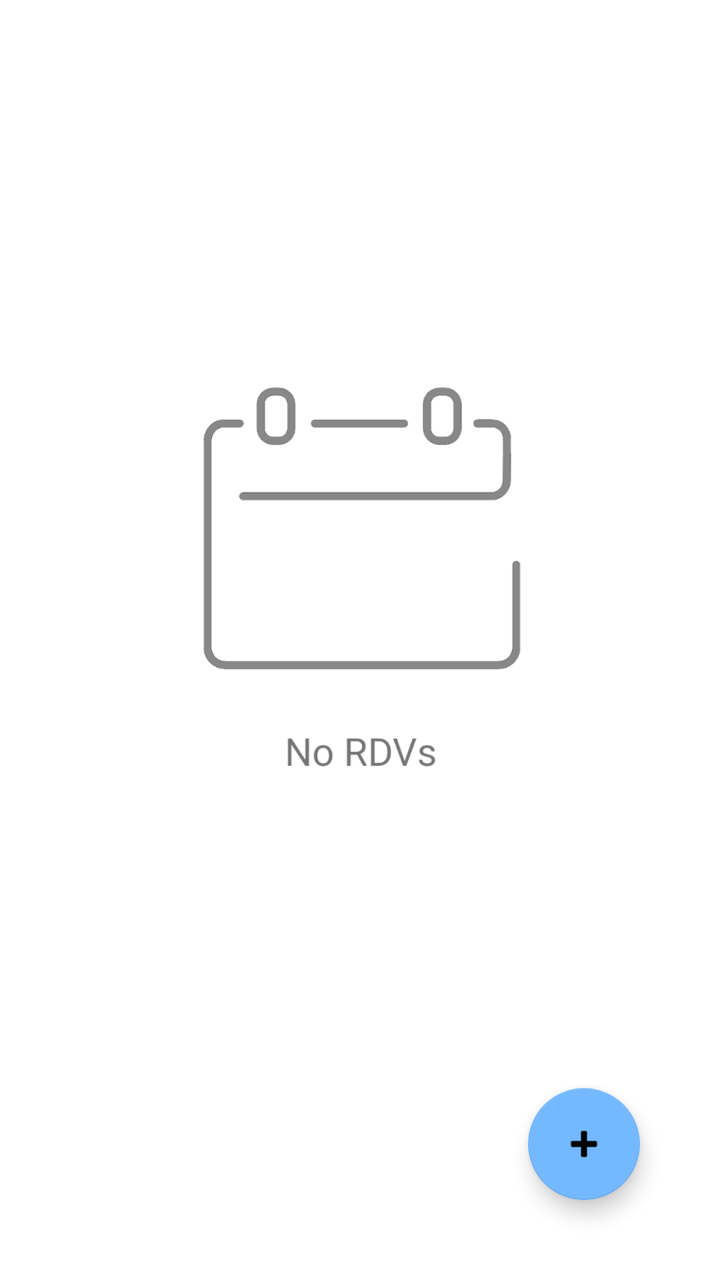
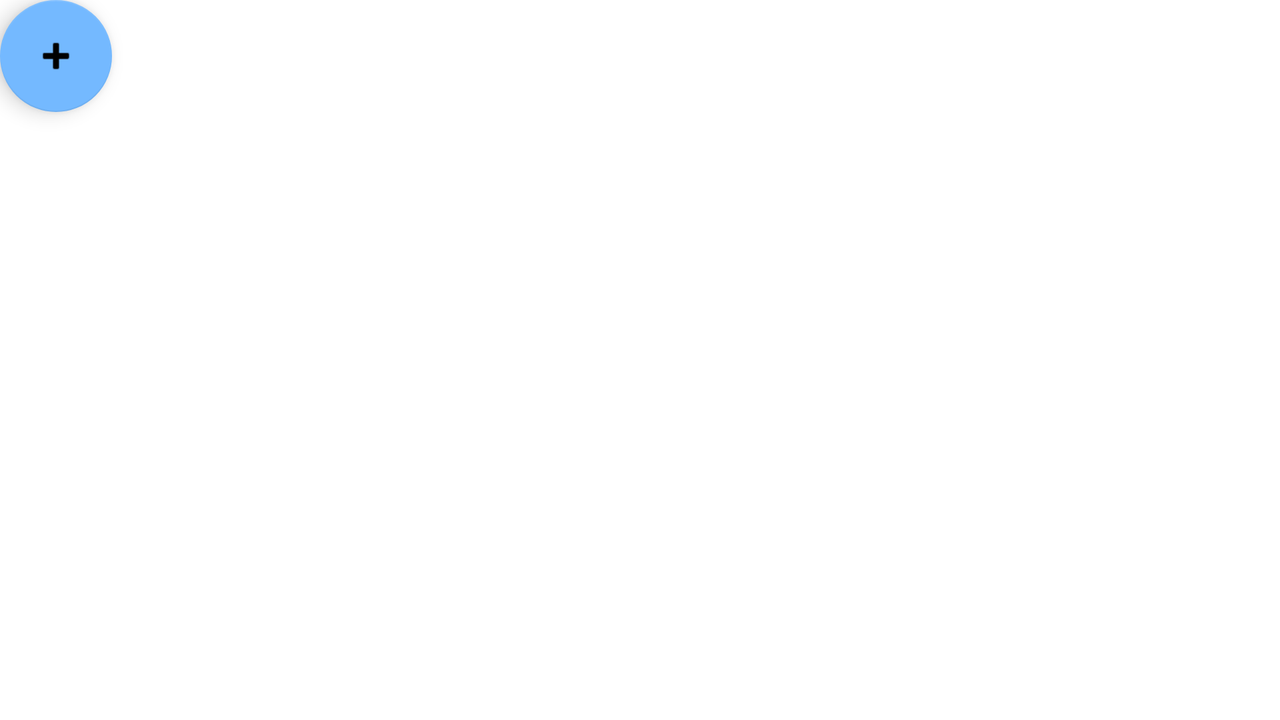

One screen, two layout resources from the same app: the default and the repository's alternative for another configuration. Each is rendered where Android would select it; the XML of both is given below.
<!-- AndroidManifest.xml: application theme blue -->
<!-- res/layout/activity_main.xml -->
<?xml version="1.0" encoding="utf-8"?>
<androidx.constraintlayout.widget.ConstraintLayout xmlns:android="http://schemas.android.com/apk/res/android"
    xmlns:app="http://schemas.android.com/apk/res-auto"
    xmlns:tools="http://schemas.android.com/tools"
    android:layout_width="match_parent"
    android:layout_height="match_parent"
    tools:context=".MainActivity">

    <ImageView
        android:id="@+id/ivEmpty"
        android:layout_width="wrap_content"
        android:layout_height="wrap_content"
        android:layout_centerHorizontal="true"
        android:layout_marginBottom="96dp"
        android:scaleX="0.5"
        android:scaleY="0.5"
        android:src="@drawable/calendar_empty"
        app:layout_constraintBottom_toBottomOf="parent"
        app:layout_constraintEnd_toEndOf="parent"/>

    <ListView
        android:id="@+id/lvRDV"
        android:layout_width="match_parent"
        android:layout_height="wrap_content"
        app:layout_constraintBottom_toBottomOf="parent"
        app:layout_constraintEnd_toEndOf="parent"
        app:layout_constraintHorizontal_bias="0.0"
        app:layout_constraintStart_toStartOf="parent"
        app:layout_constraintTop_toTopOf="parent"
        app:layout_constraintVertical_bias="0.0" />



    <com.google.android.material.floatingactionbutton.FloatingActionButton
        android:id="@+id/fabAddRDV"
        android:layout_width="wrap_content"
        android:layout_height="wrap_content"
        android:layout_marginEnd="40dp"
        android:layout_marginBottom="40dp"
        android:clickable="true"
        android:onClick="addRDV"
        app:layout_constraintBottom_toBottomOf="parent"
        app:layout_constraintEnd_toEndOf="parent"
        app:srcCompat="@android:drawable/ic_input_add"
        tools:ignore="SpeakableTextPresentCheck,ImageContrastCheck" />


</androidx.constraintlayout.widget.ConstraintLayout>
<!-- resources referenced by this layout -->
<resources>
  <!-- drawable calendar_empty: png bitmap (drawable-v24, 23674 bytes) -->
  <style name="blue" parent="Theme.MaterialComponents.DayNight.DarkActionBar">
          
          <item name="colorPrimary">@color/purple_500</item>
          <item name="colorPrimaryVariant">@color/purple_700</item>
          <item name="colorOnPrimary">@color/white</item>
          
          <item name="colorSecondary">@color/blue_200</item>
          <item name="colorSecondaryVariant">@color/blue_700</item>
          <item name="colorOnSecondary">@color/black</item>
          
          <item name="android:statusBarColor" tools:targetApi="l">?attr/colorPrimaryVariant</item>
          
      </style>
  <color name="purple_500">#FF6200EE</color>
  <color name="purple_700">#FF3700B3</color>
  <color name="white">#FFFFFFFF</color>
  <color name="blue_200">#74b9ff</color>
  <color name="blue_700">#0984e3</color>
  <color name="black">#FF000000</color>
</resources>
<!-- res/layout-land/activity_main.xml (the repository's variant of the layout above) -->
<!-- drawn on the phone turned sideways -->
<?xml version="1.0" encoding="utf-8"?>
<LinearLayout xmlns:android="http://schemas.android.com/apk/res/android"
    xmlns:app="http://schemas.android.com/apk/res-auto"
    xmlns:tools="http://schemas.android.com/tools"
    android:layout_width="match_parent"
    android:layout_height="match_parent"
    tools:context=".MainActivity"
    android:orientation="horizontal">
    android:orientation="horizontal" >




    <com.google.android.material.floatingactionbutton.FloatingActionButton
        android:id="@+id/fabAddRDV"
        android:layout_width="wrap_content"
        android:layout_height="wrap_content"
        android:layout_marginEnd="40dp"
        android:layout_marginBottom="40dp"
        android:clickable="true"
        android:onClick="addRDV"
        app:layout_constraintBottom_toBottomOf="parent"
        app:layout_constraintEnd_toEndOf="parent"
        app:srcCompat="@android:drawable/ic_input_add"
        tools:ignore="SpeakableTextPresentCheck,ImageContrastCheck" />


</LinearLayout>
<!-- resources referenced by the variant -->
<!-- as the phone turned sideways resolves them -->
<resources>
  <style name="blue" parent="Theme.MaterialComponents.DayNight.DarkActionBar">
          
          <item name="colorPrimary">@color/purple_500</item>
          <item name="colorPrimaryVariant">@color/purple_700</item>
          <item name="colorOnPrimary">@color/white</item>
          
          <item name="colorSecondary">@color/blue_200</item>
          <item name="colorSecondaryVariant">@color/blue_700</item>
          <item name="colorOnSecondary">@color/black</item>
          
          <item name="android:statusBarColor" tools:targetApi="l">?attr/colorPrimaryVariant</item>
          
      </style>
  <color name="purple_500">#FF6200EE</color>
  <color name="purple_700">#FF3700B3</color>
  <color name="white">#FFFFFFFF</color>
  <color name="blue_200">#74b9ff</color>
  <color name="blue_700">#0984e3</color>
  <color name="black">#FF000000</color>
</resources>
